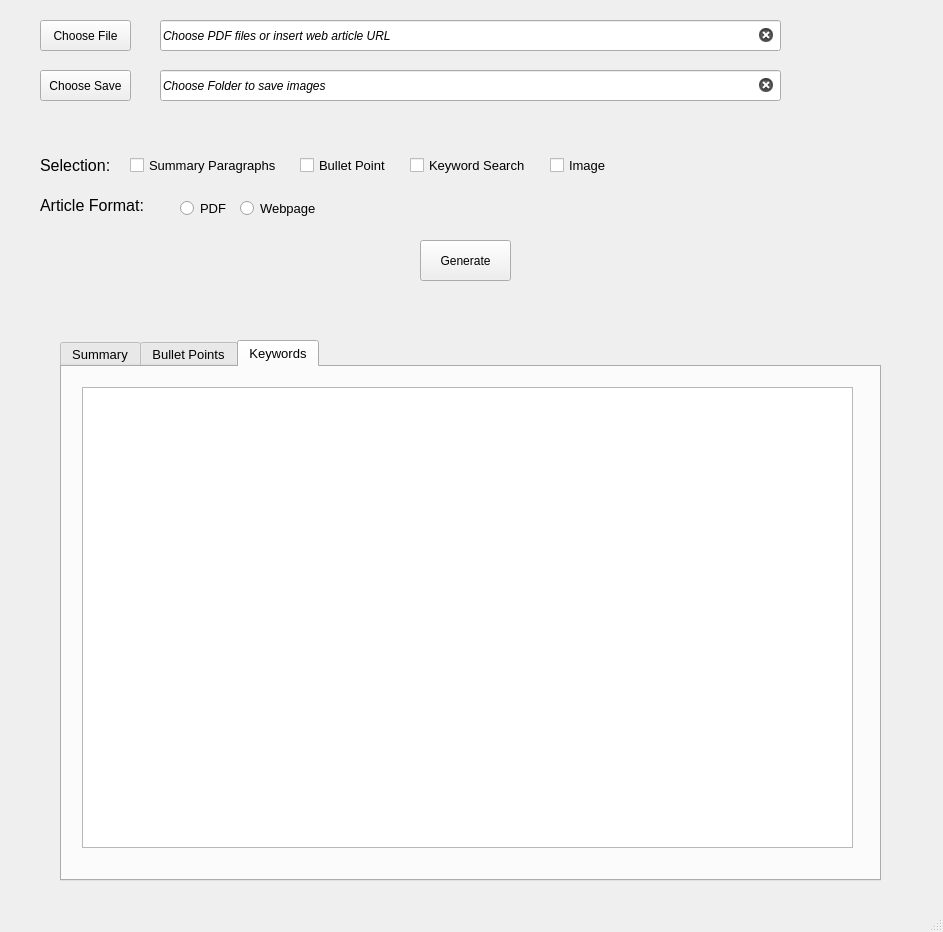
<?xml version="1.0" encoding="UTF-8"?>
<ui version="4.0">
 <class>MainWindow</class>
 <widget class="QMainWindow" name="MainWindow">
  <property name="geometry">
   <rect>
    <x>0</x>
    <y>0</y>
    <width>943</width>
    <height>932</height>
   </rect>
  </property>
  <property name="windowTitle">
   <string>PaperGist</string>
  </property>
  <widget class="QWidget" name="centralwidget">
   <widget class="QCheckBox" name="keyword_box">
    <property name="geometry">
     <rect>
      <x>410</x>
      <y>150</y>
      <width>121</width>
      <height>31</height>
     </rect>
    </property>
    <property name="font">
     <font>
      <pointsize>10</pointsize>
     </font>
    </property>
    <property name="text">
     <string>Keyword Search</string>
    </property>
   </widget>
   <widget class="QLineEdit" name="save_dir_txt">
    <property name="geometry">
     <rect>
      <x>160</x>
      <y>70</y>
      <width>621</width>
      <height>31</height>
     </rect>
    </property>
    <property name="font">
     <font>
      <pointsize>9</pointsize>
      <italic>true</italic>
     </font>
    </property>
    <property name="text">
     <string>Choose Folder to save images</string>
    </property>
    <property name="clearButtonEnabled">
     <bool>true</bool>
    </property>
   </widget>
   <widget class="QPushButton" name="generate_button">
    <property name="geometry">
     <rect>
      <x>420</x>
      <y>240</y>
      <width>91</width>
      <height>41</height>
     </rect>
    </property>
    <property name="text">
     <string>Generate</string>
    </property>
   </widget>
   <widget class="QLineEdit" name="file_dir_txt">
    <property name="geometry">
     <rect>
      <x>160</x>
      <y>20</y>
      <width>621</width>
      <height>31</height>
     </rect>
    </property>
    <property name="font">
     <font>
      <pointsize>9</pointsize>
      <italic>true</italic>
      <underline>false</underline>
      <strikeout>false</strikeout>
      <kerning>true</kerning>
     </font>
    </property>
    <property name="text">
     <string>Choose PDF files or insert web article URL</string>
    </property>
    <property name="frame">
     <bool>true</bool>
    </property>
    <property name="dragEnabled">
     <bool>false</bool>
    </property>
    <property name="readOnly">
     <bool>false</bool>
    </property>
    <property name="clearButtonEnabled">
     <bool>true</bool>
    </property>
   </widget>
   <widget class="QCheckBox" name="bullet_box">
    <property name="geometry">
     <rect>
      <x>300</x>
      <y>150</y>
      <width>111</width>
      <height>31</height>
     </rect>
    </property>
    <property name="font">
     <font>
      <pointsize>10</pointsize>
     </font>
    </property>
    <property name="text">
     <string>Bullet Point</string>
    </property>
   </widget>
   <widget class="QPushButton" name="save_button">
    <property name="geometry">
     <rect>
      <x>40</x>
      <y>70</y>
      <width>91</width>
      <height>31</height>
     </rect>
    </property>
    <property name="text">
     <string>Choose Save</string>
    </property>
   </widget>
   <widget class="QTabWidget" name="tabWidget">
    <property name="geometry">
     <rect>
      <x>60</x>
      <y>340</y>
      <width>821</width>
      <height>541</height>
     </rect>
    </property>
    <property name="font">
     <font>
      <pointsize>10</pointsize>
     </font>
    </property>
    <property name="currentIndex">
     <number>2</number>
    </property>
    <widget class="QWidget" name="tab">
     <attribute name="title">
      <string>Summary</string>
     </attribute>
     <widget class="QTextBrowser" name="textBrowser_4">
      <property name="geometry">
       <rect>
        <x>20</x>
        <y>20</y>
        <width>771</width>
        <height>461</height>
       </rect>
      </property>
     </widget>
    </widget>
    <widget class="QWidget" name="tab_2">
     <attribute name="title">
      <string>Bullet Points</string>
     </attribute>
     <widget class="QTextBrowser" name="textBrowser_2">
      <property name="geometry">
       <rect>
        <x>20</x>
        <y>20</y>
        <width>771</width>
        <height>461</height>
       </rect>
      </property>
     </widget>
    </widget>
    <widget class="QWidget" name="tab_5">
     <attribute name="title">
      <string>Keywords</string>
     </attribute>
     <widget class="QTextBrowser" name="textBrowser_3">
      <property name="geometry">
       <rect>
        <x>20</x>
        <y>20</y>
        <width>771</width>
        <height>461</height>
       </rect>
      </property>
     </widget>
    </widget>
   </widget>
   <widget class="QLabel" name="label_3">
    <property name="geometry">
     <rect>
      <x>40</x>
      <y>150</y>
      <width>91</width>
      <height>31</height>
     </rect>
    </property>
    <property name="font">
     <font>
      <pointsize>12</pointsize>
      <weight>50</weight>
      <bold>false</bold>
     </font>
    </property>
    <property name="text">
     <string>Selection:</string>
    </property>
   </widget>
   <widget class="QCheckBox" name="summary_box">
    <property name="geometry">
     <rect>
      <x>130</x>
      <y>150</y>
      <width>151</width>
      <height>31</height>
     </rect>
    </property>
    <property name="font">
     <font>
      <pointsize>10</pointsize>
     </font>
    </property>
    <property name="text">
     <string>Summary Paragraphs</string>
    </property>
   </widget>
   <widget class="QPushButton" name="chooseFile">
    <property name="geometry">
     <rect>
      <x>40</x>
      <y>20</y>
      <width>91</width>
      <height>31</height>
     </rect>
    </property>
    <property name="text">
     <string>Choose File</string>
    </property>
   </widget>
   <widget class="QCheckBox" name="image_box">
    <property name="geometry">
     <rect>
      <x>550</x>
      <y>150</y>
      <width>111</width>
      <height>31</height>
     </rect>
    </property>
    <property name="font">
     <font>
      <pointsize>10</pointsize>
     </font>
    </property>
    <property name="text">
     <string>Image</string>
    </property>
   </widget>
   <widget class="QRadioButton" name="radioButton">
    <property name="geometry">
     <rect>
      <x>180</x>
      <y>200</y>
      <width>82</width>
      <height>17</height>
     </rect>
    </property>
    <property name="font">
     <font>
      <pointsize>10</pointsize>
     </font>
    </property>
    <property name="text">
     <string>PDF</string>
    </property>
   </widget>
   <widget class="QRadioButton" name="radioButton_2">
    <property name="geometry">
     <rect>
      <x>240</x>
      <y>200</y>
      <width>82</width>
      <height>17</height>
     </rect>
    </property>
    <property name="font">
     <font>
      <pointsize>10</pointsize>
     </font>
    </property>
    <property name="text">
     <string>Webpage</string>
    </property>
   </widget>
   <widget class="QLabel" name="label_4">
    <property name="geometry">
     <rect>
      <x>40</x>
      <y>190</y>
      <width>121</width>
      <height>31</height>
     </rect>
    </property>
    <property name="font">
     <font>
      <pointsize>12</pointsize>
      <weight>50</weight>
      <bold>false</bold>
     </font>
    </property>
    <property name="text">
     <string>Article Format:</string>
    </property>
   </widget>
   <widget class="QLabel" name="label">
    <property name="geometry">
     <rect>
      <x>430</x>
      <y>290</y>
      <width>91</width>
      <height>21</height>
     </rect>
    </property>
    <property name="font">
     <font>
      <pointsize>9</pointsize>
     </font>
    </property>
    <property name="text">
     <string/>
    </property>
   </widget>
  </widget>
  <widget class="QMenuBar" name="menubar">
   <property name="geometry">
    <rect>
     <x>0</x>
     <y>0</y>
     <width>943</width>
     <height>21</height>
    </rect>
   </property>
  </widget>
  <widget class="QStatusBar" name="statusbar"/>
 </widget>
 <resources/>
 <connections/>
</ui>
